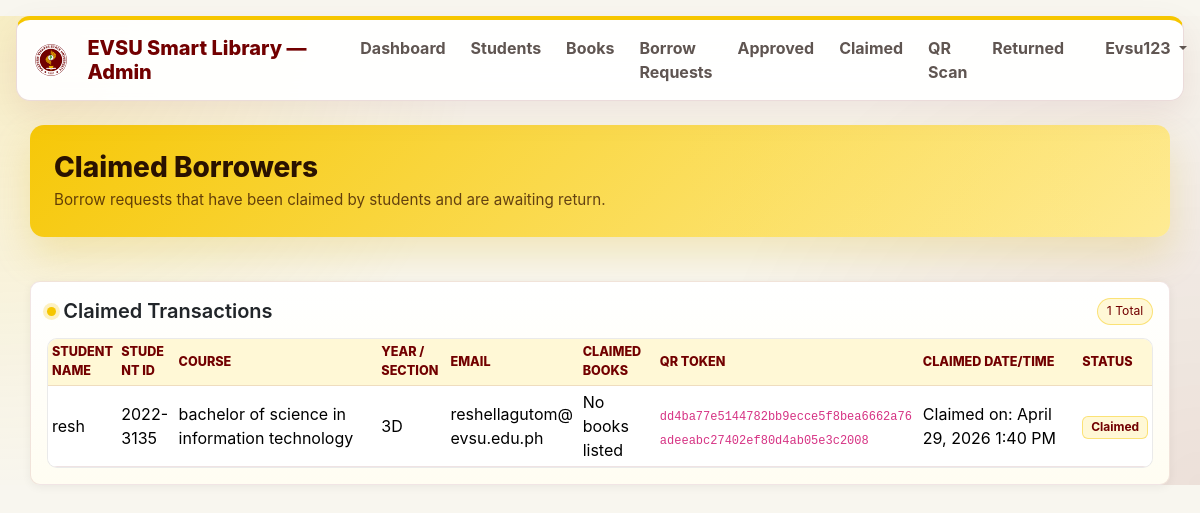
The app's page /admin/claimed.php (signed in) with its own data.
### tables this page shows
CREATE TABLE `borrow_requests` (
  `id` int(10) UNSIGNED NOT NULL,
  `student_id` int(10) UNSIGNED NOT NULL,
  `qr_token` varchar(100) NOT NULL,
  `status` enum('pending','approved','rejected','claimed','returned') NOT NULL DEFAULT 'pending',
  `requested_at` timestamp NOT NULL DEFAULT current_timestamp(),
  `approved_at` timestamp NULL DEFAULT NULL,
  `rejected_at` timestamp NULL DEFAULT NULL,
  `claimed_at` timestamp NULL DEFAULT NULL,
  `returned_at` timestamp NULL DEFAULT NULL,
  `admin_id_approved` int(10) UNSIGNED DEFAULT NULL,
  `admin_id_rejected` int(10) UNSIGNED DEFAULT NULL,
  `admin_id_claimed` int(10) UNSIGNED DEFAULT NULL,
  `admin_id_returned` int(10) UNSIGNED DEFAULT NULL,
  `notes` text DEFAULT NULL
);

CREATE TABLE `students` (
  `id` int(10) UNSIGNED NOT NULL,
  `name` varchar(100) NOT NULL,
  `student_id` varchar(50) NOT NULL,
  `course` varchar(100) NOT NULL,
  `section` varchar(50) NOT NULL,
  `email` varchar(150) NOT NULL,
  `username` varchar(50) NOT NULL,
  `password_hash` varchar(255) NOT NULL,
  `profile_picture` varchar(255) DEFAULT NULL,
  `created_at` timestamp NOT NULL DEFAULT current_timestamp(),
  `updated_at` timestamp NULL DEFAULT NULL ON UPDATE current_timestamp()
);

### admin/claimed.php (the view, shortened to what this page needs)
<?php
require_once __DIR__ . '/../includes/admin_layout.php';
$pdo = db_connect();
$stmt = $pdo->prepare(
    "SELECT br.*, s.name AS student_name, s.student_id AS student_code, s.course, s.section, s.email,
            (SELECT GROUP_CONCAT(b.title ORDER BY b.title SEPARATOR ', ')
             FROM borrow_request_items bri
             JOIN books b ON b.id = bri.book_id
             WHERE bri.borrow_request_id = br.id) AS book_titles
     FROM borrow_requests br
     JOIN students s ON s.id = br.student_id
     WHERE br.status = 'claimed'
     ORDER BY br.claimed_at DESC"
);
$stmt->execute();
$claimed = $stmt->fetchAll();
function format_claimed_on(?string $claimed_at): string
{
    try {
        $claimed_date = new DateTimeImmutable($claimed_at, new DateTimeZone(APP_TIMEZONE));
        return 'Claimed on: ' . $claimed_date->format('F j, Y g:i A');
    } catch (Throwable $e) {
        error_log('Claimed date formatting failed: ' . $e->getMessage());
        return 'Claimed on: ' . $claimed_at;
    }
}
?>
<div class="row mb-4">
    <div class="col-12">
        <div class="sl-page-header sl-claimed-hero">
            <h2 class="mb-1">Claimed Borrowers</h2>
            <p class="mb-0" style="color: rgba(255, 255, 255, 0.9);">
                Borrow requests that have been claimed by students and are awaiting return.
            </p>
        </div>
    </div>
</div>
<div class="card sl-card sl-claimed-card">
    <div class="card-body">
        <div class="sl-claimed-head">
            <h5 class="fw-semibold sl-claimed-title"><span class="dot"></span>Claimed Transactions</h5>
            <span class="sl-claimed-chip"><?php echo count($claimed); ?> Total</span>
        </div>
        <div class="table-responsive">
            <table class="table table-sm align-middle sl-claimed-table">
                <thead>
                    <tr>
                        <th>Student Name</th>
                        <th>Student ID</th>
                        <th>Course</th>
                        <th>Year / Section</th>
                        <th>Email</th>
                        <th>Claimed Books</th>
                        <th>QR Token</th>
                        <th>Claimed Date/Time</th>
                        <th>Status</th>
                    </tr>
                </thead>
                <tbody>
                    <?php if ($claimed): ?>
                        <?php foreach ($claimed as $r): ?>
                            <tr>
                                <td><?php echo htmlspecialchars($r['student_name'], ENT_QUOTES, 'UTF-8'); ?></td>
                                <td><?php echo htmlspecialchars($r['student_code'], ENT_QUOTES, 'UTF-8'); ?></td>
                                <td><?php echo htmlspecialchars($r['course'], ENT_QUOTES, 'UTF-8'); ?></td>
                                <td><?php echo htmlspecialchars($r['section'], ENT_QUOTES, 'UTF-8'); ?></td>
                                <td class="text-break"><?php echo htmlspecialchars($r['email'], ENT_QUOTES, 'UTF-8'); ?></td>
                                <td class="text-break"><?php echo htmlspecialchars($r['book_titles'] ?? 'No books listed', ENT_QUOTES, 'UTF-8'); ?></td>
                                <td class="text-break">
                                    <code class="sl-claimed-token"><?php echo htmlspecialchars($r['qr_token'], ENT_QUOTES, 'UTF-8'); ?></code>
                                </td>
                                <td><?php echo htmlspecialchars(format_claimed_on($r['claimed_at'] ?? null), ENT_QUOTES, 'UTF-8'); ?></td>
                                <td><span class="badge bg-warning text-dark"><?php echo htmlspecialchars(ucfirst((string)$r['status']), ENT_QUOTES, 'UTF-8'); ?></span></td>
                            </tr>
                        <?php endforeach; ?>
                    <?php else: ?>
                        <tr>
                            <td colspan="9" class="text-center text-muted py-4">No claimed borrow requests yet.</td>
                        </tr>
                    <?php endif; ?>
                </tbody>
            </table>
        </div>
    </div>
</div>

### assets/css/responsive.css (style rules this page uses)
:root { --sl-surface: #ffffff; --sl-page-bg: #f6f7fb; --sl-border: rgba(15, 23, 42, 0.1); --sl-shadow-sm: 0 8px 20px rgba(15, 23, 42, 0.08); --sl-shadow-md: 0 14px 34px rgba(15, 23, 42, 0.1); --sl-radius: 10px; --sl-radius-sm: 8px; }
html { min-width: 0; text-size-adjust: 100%; -webkit-text-size-adjust: 100%; }
body { overflow-x: hidden; min-width: 320px; background-color: var(--sl-page-bg); color: #1f2937; line-height: 1.5; }
a, button, .btn, .nav-link, .dropdown-item, .card, .form-control, .form-select { transition: color 0.18s ease, background-color 0.18s ease, border-color 0.18s ease, box-shadow 0.18s ease, transform 0.18s ease; }
* { letter-spacing: 0 !important; }
.sl-card, .card, .alert, .modal-content { max-width: 100%; border-radius: var(--sl-radius); }
.card-body, .modal-body, .modal-header, .modal-footer { min-width: 0; }
.row > * { min-width: 0; }
.sl-card, .card { border: 1px solid var(--sl-border); box-shadow: var(--sl-shadow-sm); }
.sl-page-header, [class*="-hero"] { overflow-wrap: anywhere; }
.sl-page-header h1, .sl-page-header h2, .sl-page-header h3, [class*="-hero"] h1, [class*="-hero"] h2, [class*="-hero"] h3 { line-height: 1.15; }
.table-responsive { width: 100%; -webkit-overflow-scrolling: touch; scrollbar-width: thin; }
table { overflow-wrap: anywhere; vertical-align: middle; }
.table { margin-bottom: 0; }
.table th, .table td { white-space: normal; }
.table-responsive > .table { min-width: 680px; }
.table thead th { vertical-align: middle; }
.badge, .sl-badge, .notification-badge, code { overflow-wrap: anywhere; }
code { white-space: normal; }
.sl-action-buttons, .sl-bottom-actions, .sl-qr-token-cell, .sl-returns-head, .sl-claimed-head, .sl-borrow-head, .sl-requests-head { min-width: 0; }

### admin/claimed.php (style rules this page uses)
.sl-claimed-hero { position: relative; overflow: hidden; background: linear-gradient(90deg, #FF6A00, #FF8C00, #FFA500); border-radius: 14px; color: #fff; padding: 1.2rem 1.25rem; box-shadow: 0 12px 30px rgba(255, 106, 0, 0.2); }
.sl-claimed-hero::after { content: ""; position: absolute; inset: 0; background: radial-gradient(circle at top right, rgba(255, 165, 0, 0.2), transparent 45%); pointer-events: none; }
.sl-claimed-hero h2, .sl-claimed-hero p { position: relative; z-index: 1; }
.sl-claimed-card { border: 1px solid rgba(255, 106, 0, 0.12); background: linear-gradient(145deg, #ffffff, #fff8f3); box-shadow: 0 12px 28px rgba(255, 106, 0, 0.08); }
.sl-claimed-head { display: flex; align-items: center; justify-content: space-between; gap: 0.5rem; margin-bottom: 0.85rem; }
.sl-claimed-title { display: inline-flex; align-items: center; gap: 0.45rem; margin: 0; }
.sl-claimed-title .dot { width: 9px; height: 9px; border-radius: 50%; background: #FFA500; box-shadow: 0 0 0 4px rgba(255, 165, 0, 0.22); }
.sl-claimed-chip { font-size: 0.76rem; border: 1px solid rgba(255, 165, 0, 0.45); background: rgba(255, 165, 0, 0.18); color: #A05000; border-radius: 999px; padding: 0.2rem 0.55rem; display: inline-flex; align-items: center; }
.sl-claimed-table thead th { font-size: 0.79rem; text-transform: uppercase; letter-spacing: 0.03em; color: #6c757d; border-bottom-width: 1px; }
.sl-claimed-token { font-size: 0.75rem; overflow-wrap: anywhere; }

### records on screen
borrow_requests: student.name "resh", student.student_id "2022-3135", student.course "bachelor of science in information technology", student.section "3D", student.email "reshellagutom@evsu.edu.ph", book_titles "No books listed", qr_token "dd4ba77e5144782bb9ecce5f8bea6662a76adeeabc27402ef80d4ab05e3c2008", claimed_at "Claimed on: April 29, 2026 1:40 PM", status "Claimed"

### other values on screen
$_SESSION['admin_username'] "Evsu123"
count($claimed) "1"
